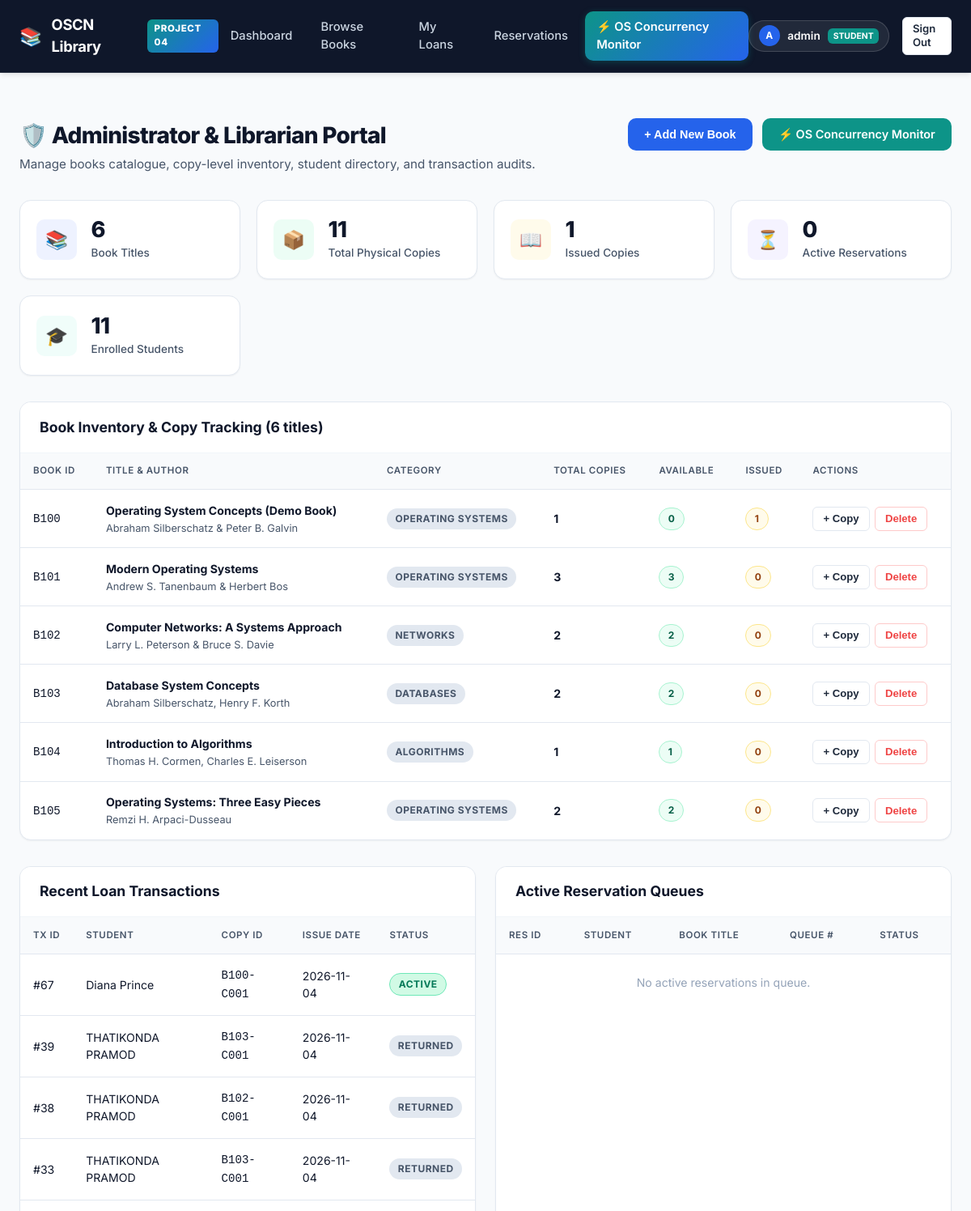
Before: /admin (signed in, upper part) with the older database file.
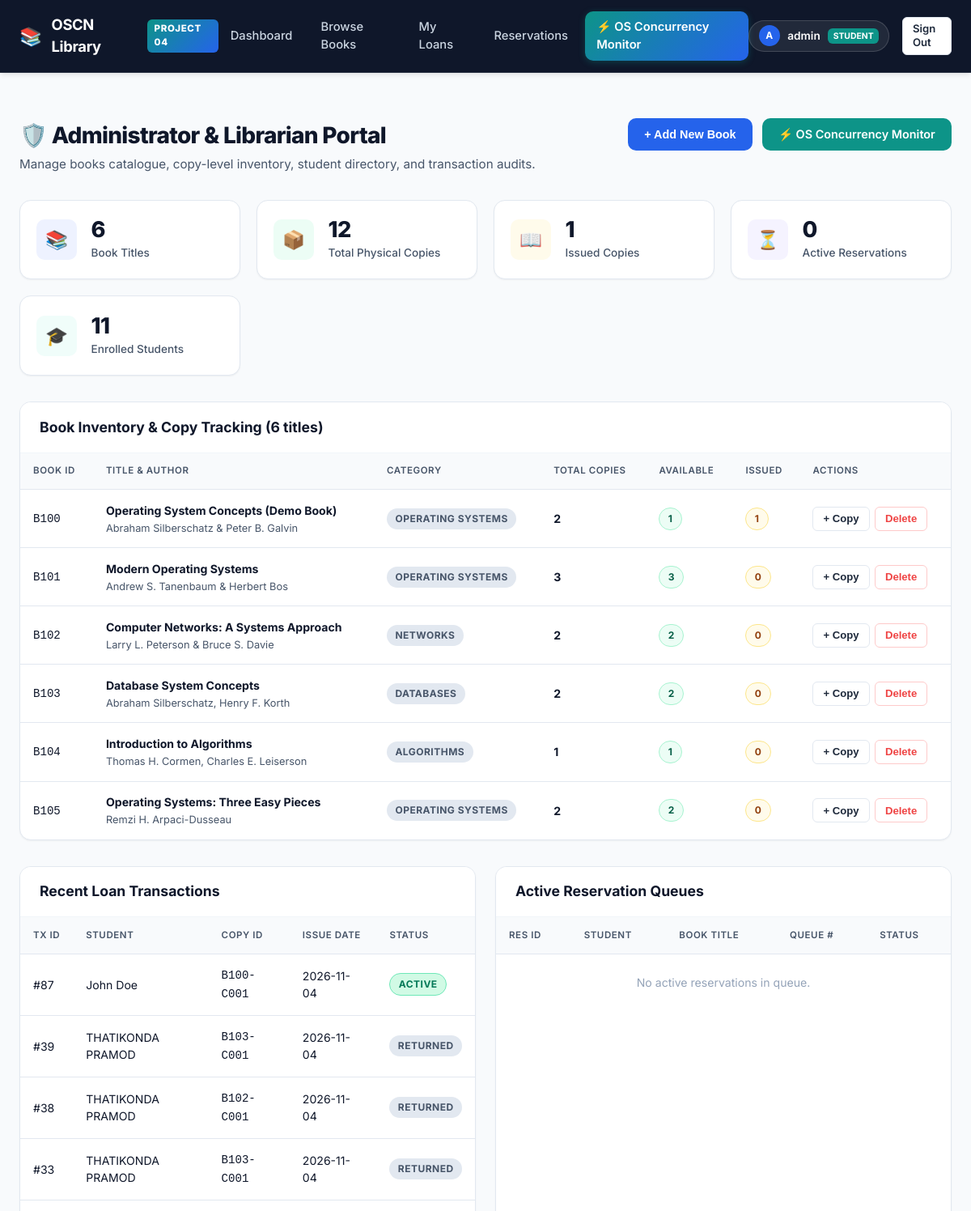
After: the same page with the newer database file.
### tables this page shows
CREATE TABLE books (
        book_id TEXT PRIMARY KEY,
        title TEXT NOT NULL,
        author TEXT NOT NULL,
        category TEXT NOT NULL,
        description TEXT,
        cover_image TEXT
    );

CREATE TABLE transactions (
        transaction_id INTEGER PRIMARY KEY AUTOINCREMENT,
        student_id INTEGER NOT NULL,
        copy_id TEXT NOT NULL,
        issue_date TIMESTAMP DEFAULT CURRENT_TIMESTAMP,
        due_date TIMESTAMP NOT NULL,
        return_date TIMESTAMP,
        status TEXT NOT NULL CHECK(status IN ('ACTIVE', 'RETURNED')) DEFAULT 'ACTIVE',
        FOREIGN KEY (student_id) REFERENCES students (student_id),
        FOREIGN KEY (copy_id) REFERENCES book_copies (copy_id)
    );

CREATE TABLE students (
        student_id INTEGER PRIMARY KEY AUTOINCREMENT,
        name TEXT NOT NULL,
        email TEXT UNIQUE NOT NULL,
        password_hash TEXT NOT NULL,
        created_at TIMESTAMP DEFAULT CURRENT_TIMESTAMP
    );

### app.py (the view)
@app.route('/admin')
@auth.admin_required
def admin_dashboard():
    stats = models.get_library_stats()
    books = models.get_all_books()
    students = models.get_all_students()
    transactions = models.get_all_transactions(limit=50)
    reservations = models.get_all_reservations(limit=50)
    return render_template(
        'admin.html',
        stats=stats,
        books=books,
        students=students,
        transactions=transactions,
        reservations=reservations
    )

### app.py (called while the page is built, shortened)
@app.context_processor
def inject_user_context():
    user_info = None
    if 'student_id' in session:
        user_info = {
            "id": session['student_id'],
            "name": session.get('name'),
            "email": session.get('email'),
            "role": "student"
        }
    return {
        "current_user": user_info,
        "now_year": datetime.now().year
    }

### auth.py (called while the page is built)
def admin_required(f):
    @wraps(f)
    def decorated_function(*args, **kwargs):
        if 'admin_id' not in session or session.get('role') != 'admin':
            if request.is_json or request.path.startswith('/api/'):
                return jsonify({"success": False, "error": "Admin privileges required."}), 403
            flash("Administrator login required to access the admin portal.", "danger")
            return redirect(url_for('login_page'))
        return f(*args, **kwargs)
    return decorated_function

### database.py (called while the page is built)
def get_db_connection():
    conn = sqlite3.connect(DB_PATH, timeout=20.0)
    conn.row_factory = sqlite3.Row
    conn.execute("PRAGMA foreign_keys = ON;")
    return conn

### templates/admin.html (shortened to what the changed rows need)
{% extends "base.html" %}
{% block content %}
<div class="page-header">
    <div>
        <h1 class="page-title">
            <span>🛡️ Administrator & Librarian Portal</span>
        </h1>
    </div>
</div>
<div class="stats-grid">
    <div class="stat-card">
        <div class="stat-info">
            <div class="stat-value">{{ stats.total_copies }}</div>
            <div class="stat-label">Total Physical Copies</div>
        </div>
    </div>
</div>
<div class="card">
    <div class="card-body" style="padding: 0;">
        <div class="table-responsive">
            <table class="table">
                <thead>
                    <tr>
                        <th>Book ID</th>
                        <th>Title & Author</th>
                        <th>Category</th>
                        <th>Total Copies</th>
                        <th>Available</th>
                        <th>Issued</th>
                        <th>Actions</th>
                    </tr>
                </thead>
                <tbody>
                    {% for b in books %}
                    <tr>
                        <td><code>{{ b.book_id }}</code></td>
                        <td>
                            <strong>{{ b.title }}</strong><br>
                            <span style="font-size: 0.8rem; color: var(--text-secondary);">{{ b.author }}</span>
                        </td>
                        <td><span class="badge badge-completed">{{ b.category }}</span></td>
                        <td><strong>{{ b.total_copies }}</strong></td>
                        <td><span class="badge badge-available">{{ b.available_copies }}</span></td>
                        <td><span class="badge badge-issued">{{ b.issued_copies }}</span></td>
                        <td>
                            <div style="display: flex; gap: 0.4rem;">
                                <form action="{{ url_for('admin_add_copy') }}" method="POST">
                                    <button type="submit" class="btn btn-secondary btn-sm" title="Add another physical copy">+ Copy</button>
                                </form>
                                <form action="{{ url_for('admin_delete_book') }}" method="POST">
                                    <button type="submit" class="btn btn-outline-danger btn-sm" onclick="return confirm('Delete book {{ b.book_id }}?')">Delete</button>
                                </form>
                            </div>
                        </td>
                    </tr>
                    {% endfor %}
                </tbody>
            </table>
        </div>
    </div>
</div>
<div style="display: grid; grid-template-columns: 1fr 1fr; gap: 1.5rem; margin-top: 2rem;">
    <div class="card">
        <div class="card-body" style="padding: 0;">
            <div class="table-responsive">
                <table class="table">
                    <thead>
                        <tr>
                            <th>Tx ID</th>
                            <th>Student</th>
                            <th>Copy ID</th>
                            <th>Issue Date</th>
                            <th>Status</th>
                        </tr>
                    </thead>
                    <tbody>
                        {% for tx in transactions[:8] %}
                        <tr>
                            <td>#{{ tx.transaction_id }}</td>
                            <td>{{ tx.student_name }}</td>
                            <td><code>{{ tx.copy_id }}</code></td>
                            <td>{{ tx.issue_date[:10] }}</td>
                            <td>
                                <span class="badge {% if tx.status == 'ACTIVE' %}badge-ready{% else %}badge-completed{% endif %}">
                                    {{ tx.status }}
                                </span>
                            </td>
                        </tr>
                        {% endfor %}
                    </tbody>
                </table>
            </div>
        </div>
    </div>
    <div class="card">
        <div class="card-body" style="padding: 0;">
            <div class="table-responsive">
                <table class="table">
                    <thead>
                        <tr>
                            <th>Res ID</th>
                            <th>Student</th>
                            <th>Book Title</th>
                            <th>Queue #</th>
                            <th>Status</th>
                        </tr>
                    </thead>
                </table>
            </div>
        </div>
    </div>
</div>
{% endblock %}

Changed rows visible on the page:
removed transactions: transaction_id "67", student_name "Diana Prince", copy_id "B100-C001", issue_date "2026-11-04", status "ACTIVE"
computed for books "Operating System Concepts (Demo Book)": total_copies "1" → "2"; available_copies "0" → "1"
added transactions: transaction_id "87", student_name "John Doe", copy_id "B100-C001", issue_date "2026-11-04", status "ACTIVE"
Other visible differences:
{{ stats.total_copies }}: "11" → "12"
